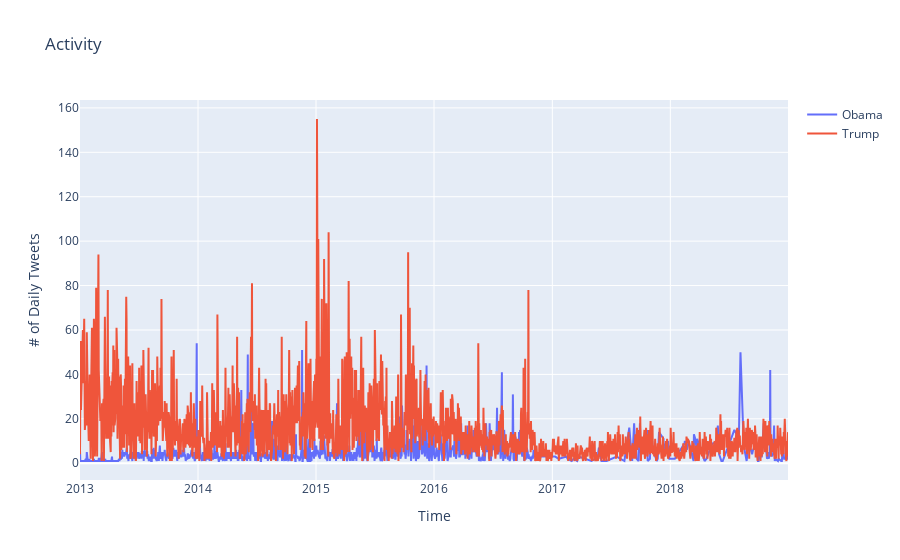

Notebook source saved alongside this figure:
### Code cell
show_frequency()

### Figure 1 — Plotly figure (JSON) as saved in the notebook; plotly's stock layout.template omitted (floating-point values rounded to 4 significant figures; data arrays with more than 128 entries replaced by an {"elided": "..."} marker saying what was removed)
{"data": [{"name": "Obama", "type": "scatter", "x": {"elided": "1368 str values"}, "y": {"elided": "1368 int values"}}, {"name": "Trump", "type": "scatter", "x": {"elided": "2135 str values"}, "y": {"elided": "2135 int values"}}], "layout": {"title": {"text": "Activity"}, "xaxis": {"anchor": "y", "domain": [0, 1], "title": {"text": "Time"}}, "yaxis": {"anchor": "x", "domain": [0, 1], "title": {"text": "# of Daily Tweets"}}}}
